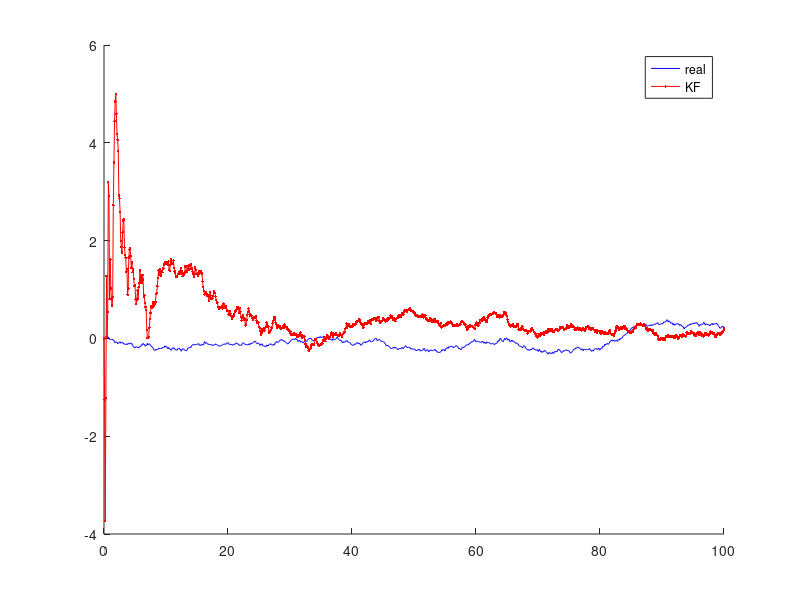

Source code (MATLAB):
%% Go Straight KHUKONBOT2
clc;
clear;
A= [0 1 0 0
    0 0 0 0
    0 0 0 1
    0 0 -9.6372*10^-4 0];
B=[0; -4.888;0 ;1470.59];
C=[0 1 0 0];
D=0;
d2r = pi/180; r2d = 1/d2r;

%% IDU exist Dynamic FOMULA
% A = [   0.            1.            0.            0.            0. 0.        ;
%  24.65561834    0.27506834   24.65561834    0.           24.65561834 0.  ;        
%   0.            0.            0.            1.            0. 0.;        
%  -24.65561834   -0.27506834  -24.65561834    0.          -24.65561834 0.;        
%  0.            0.            0.            0.            0. 1.        ;
%  -123.42648199   -0.37699722 -123.42648199    0.         -123.42648199 0.];
% 
% B = [  0.            0.        
%  -50.93858216   -9.43785913
%   0.            0.        
%   277.18292605 -443.05082865
%     0.            0.        
%  -156.43004347  592.32737796];
% 
% C=[0 1 0 0 0 0;
%     1 0 1 0 0 0];
% D=[0 0;0 0];
%% SET F, G
T=0.1;
Gamma = [T^4/24; T^3/6; T^2/2; T]; % Gamma (related to system noise)
F = expm(A*T)

% ANALTIC SOLUTION
%G=inv(A)*(F-eye(4))*B

% NUMERICAL SOLUTION of G 
G= B*T+A*B*T^2/2+A^2*B*T^3/6

sys=ss(A,B,C,D);
sys_discrete=c2d(sys,T)
%% Initial Conditions
x(:,1) = [0;0;1*d2r;0]; % true initial state
xp(:,1) = [0;0;0;0]; % guess of initial posteriori estimation
nx = length(xp(:,1)); % number of state
Pp = 1e3*eye(nx); % guess of initial error covariance
sigma_Pp(:,1) = sqrt(diag(Pp));
u(:,1)=[0]';
%% Noise
sigma_w = 100;        % system noise (std of acceleration)
sigma_v = 10;       % measurement noise (std of position sensor)
Q = 2*sigma_w^2*eye(size(Gamma,2));      % system noise covariance matrix
R = sigma_v^2;     % measurement noise covariance matrix

y=[];
%% KF Routine
t = 0:T:100;
for i = 1:length(t)-1
    %% True dynamics    
    %x(:,i+1) = F*x(:,i)+G*u(:,i)+Gamma*randn(size(Gamma,2),1)*sigma_w; % system dynamics
    x(:,i+1) = F*x(:,i)+Gamma*randn(size(Gamma,2),1)*sigma_w;
    %% ====================================================
    %% Time update
    %% ====================================================
    %% Equation 1: Prediction of state
    %x_ = F*xp(:,i)+G*u(:,i);    
    x_ = F*xp(:,i);   
    %% Equation 2: Prediction of covariance
    P_ = F*Pp*F' + Gamma*Q*Gamma'; 
     %% compute Jacobian
    H =C;
    %% Measurement update
    %% ====================================================
    %% measurement generation
    y(:,i) = H*x(:,i+1) + diag(randn(size(sigma_v,1),1))*sigma_v;   

    %% Equation 3: Innovation Covariance
    S = H*P_*H'+R; 
    %% Equation 4: Residual
    nu = y(:,i)-H*x_;
 
    %% Equation 5: Kalman gain
    K = P_*H'*S^-1;   
    %% Equation 6: State update
    xp(:,i+1) = x_ + K * nu;
    %% Equation 7: Covariance update
    Pp = (eye(size(K*H))-K*H)*P_;
    %% =====================================================
    %% storing error covariance for ploting
    sigma_Pp(:,i+1) = sqrt(diag(Pp)); 
    %% storing Kalman gain for ploting
    K_store(i) = norm(K);
    
end

figure; clf; hold on;
plot(t, x(2,:),'-b');                  % plot the real plant behavior
plot(t,xp(2,:),'.-r');                 % plot the Kalman filter prediction over the plant;
legend('real','KF')